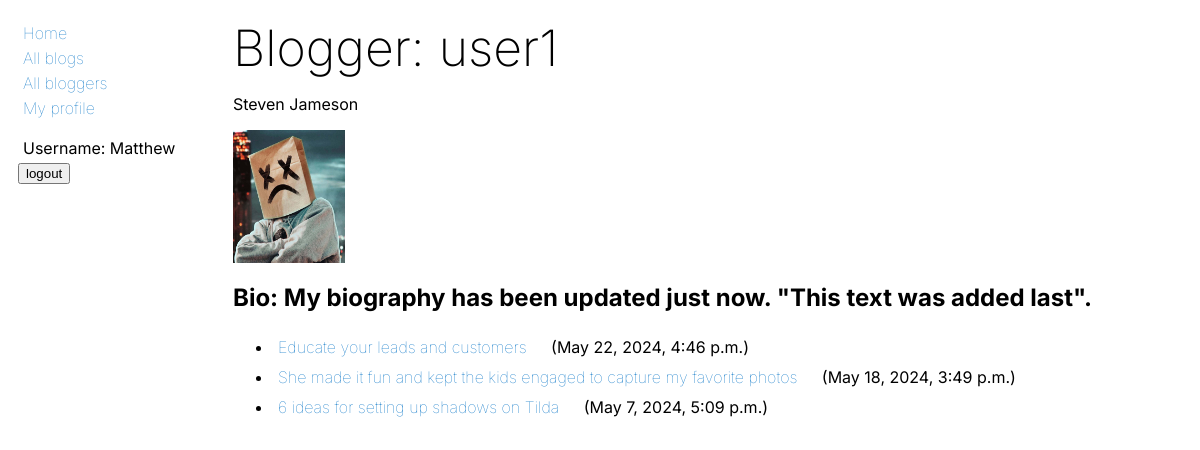
The page /blogger/2/ (signed in) on the database its author committed.
### blog_app/models.py (models this page shows)
class BaseModel(models.Model):
    objects = models.Manager()
    class Meta:
        abstract = True

class Profile(BaseModel):
    user = models.OneToOneField(User, on_delete=models.CASCADE)
    bio = models.CharField(max_length=1000)
    phone_number = models.IntegerField()
    profile_photo = models.ImageField(upload_to='profile_photos/', null=True, blank=True)

class Blog(BaseModel):
    name = models.CharField(max_length=100)
    content = models.TextField(max_length=1500)
    blogger = models.ForeignKey(User, on_delete=models.CASCADE)
    publication_date = models.DateTimeField(auto_now_add=True)
    def __str__(self):
        return self.name

### blog_app/views.py (the view)
# urls.py: path('blogger/<int:pk>/', BloggerView.as_view(), name='blogger'),
class BloggerView(View):
    def get(self, request, pk):
        blogger = Profile.objects.get(user_id=pk)
        blogs = Blog.objects.order_by('-publication_date').filter(blogger_id=pk)
        context = {
            'blogger': blogger,
            'blogs': blogs,
        }
        return render(request, 'blog_app/blogger.html', context=context)

### blog_app/templates/blog_app/blogger.html (shortened to what this page needs)
{% extends 'blog_app/base.html' %}
{%load static%}
{% block content %}
    <h1 class="content_title">Blogger: {{ blogger.user.username }}</h1>
    <div class="content_inner">
        <p>{{ blogger.user.first_name }} {{ blogger.user.last_name }}</p>
        {% if blogger.profile_photo %}
            <p><img class="profile_photo" src="{{ blogger.profile_photo.url }}" alt="Profile photo"></p>
        {% else %}
            <p><img class="profile_photo" src="/media/profile_photos/default.jpg" alt="Profile photo"></p>
        {% endif %}
        <h2>Bio: {{ blogger.bio }}</h2>
        <ul>
            {% for blog in blogs %}
                <li><a class="content_inner_links" href="{% url 'blog_app:blog' blog.pk blogger.user_id %}">{{ blog }}</a> ({{ blog.publication_date }})</li>
            {% endfor %}
        </ul>
    </div>
{% endblock %}

### blog_app/templates/blog_app/base.html (shortened to what this page needs)
{% load static %}
<html lang="en">
<head>
    <link rel="stylesheet" type="text/css" href="{% static 'css/styles.css' %}">
</head>
<body>
    <div class='wrapper'>
        <div class='links_wrapper'>
            {% block base_links %}
                <div class="link_setup">
                    <a class='link' href='{% url "blog_app:index" %}'>Home</a>
                    <a class='link' href='{% url "blog_app:all_blogs" %}'>All blogs</a>
                    <a class='link' href='{% url "blog_app:bloggers" %}'>All bloggers</a>
                    {% if request.user.is_authenticated %}
                        <a class='link' href='{% url "blog_app:profile" %}'>My profile</a>
                    {% endif %}
                </div>
            {% endblock %}
            {% block in_out %}
                <div class="login_logout_set" >
                    {% if request.user.is_authenticated %}
                        <div class="display_username">Username: {{ request.user.first_name }}</div>
                        <form method="post" action="{% url 'blog_app:logout' %}">
                            <button type="submit">logout</button>
                        </form>
                    {% else %}
                        <a class='link' href="{% url 'blog_app:login' %}">Sing in</a>
                        <a class='link' href="{% url 'blog_app:registration' %}">Sign up</a>
                    {% endif %}
                </div>
            {% endblock %}
        </div>
        <div class='content'>
            {% block content %}
            {% endblock %}
        </div>
    </div>
</body>
</html>

### blog_app/static/css/styles.css (style rules this page uses)
.wrapper { height: 100%; width: auto; display: flex; margin: 1%, 2%; padding: 5px; background-color: transparent; }
.links_wrapper { background-color: transparent; width: auto; }
.link_setup { width: 200px; height: 100px; padding: 5px; color: yellow; text-align: left; vertical-align: middle; background-color: transparent; }
.link { display: block; text-align: left; max-width: auto; height: 20px; margin: 5px; margin-right: 20px; background-color: transparent; text-decoration: none; color: #0071c5; font-family: "Inter", sans-serif; font-optical-sizing: auto; font-weight: 100; font-style: normal; font-variation-settings: "slnt" 0; }
.login_logout_set { text-align: left; vertical-align: middle; width: 200px; height: auto; padding: 5px; margin-top: 5px; text-align: left; vertical-align: middle; background-color: transparent; }
.display_username { margin: 5px; font-family: "Inter", sans-serif; font-optical-sizing: auto; font-weight: <weight>; font-style: normal; font-variation-settings: "slnt" 0; }
.content { height: auto; width: 80%; margin-left: 5px; background-color: transparent; }
.content_title { font-size: 50px; margin: 5px; background-color: transparent; font-family: "Inter", sans-serif; font-optical-sizing: auto; font-weight: 200; font-style: normal; font-variation-settings: "slnt" 0; }
.content_inner { background-color: white; font-family: "Inter", sans-serif; width: auto; height: auto; margin: 5px; }
.content_inner_links { display: inline-flex; text-align: left; max-width: auto; height: 20px; margin: 5px; margin-right: 20px; background-color: transparent; text-decoration: none; color: #0071c5; font-family: "Inter", sans-serif; font-optical-sizing: auto; font-weight: 100; font-style: normal; font-variation-settings: "slnt" 0; }
.profile_photo { width: 12%; height: 17%; background-size: cover; }

### rows shown on the page
Profile: user.username "user1", user.first_name "Steven", user.last_name "Jameson", profile_photo (picture), bio "My biography has been updated just now. \"This text was added last\"."
Blog: name "Educate your leads and customers", publication_date "May 22, 2024, 4:46 p.m."
Blog: name "She made it fun and kept the kids engaged to capture my favorite photos", publication_date "May 18, 2024, 3:49 p.m."
Blog: name "6 ideas for setting up shadows on Tilda", publication_date "May 7, 2024, 5:09 p.m."

### other values the page prints
{{ request.user.first_name }} "Matthew"
